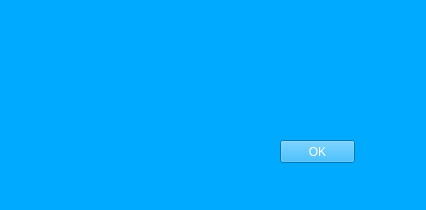
<?xml version="1.0" encoding="UTF-8"?>
<ui version="4.0">
 <class>MainWindow</class>
 <widget class="QMainWindow" name="MainWindow">
  <property name="geometry">
   <rect>
    <x>0</x>
    <y>0</y>
    <width>426</width>
    <height>210</height>
   </rect>
  </property>
  <property name="windowTitle">
   <string>MainWindow</string>
  </property>
  <property name="styleSheet">
   <string notr="true">background-color: rgb(0, 170, 255);
color: rgb(255, 255, 255);</string>
  </property>
  <widget class="QWidget" name="centralwidget">
   <widget class="QPushButton" name="ok">
    <property name="geometry">
     <rect>
      <x>280</x>
      <y>140</y>
      <width>75</width>
      <height>23</height>
     </rect>
    </property>
    <property name="text">
     <string>OK</string>
    </property>
   </widget>
   <widget class="QLabel" name="label">
    <property name="geometry">
     <rect>
      <x>130</x>
      <y>50</y>
      <width>381</width>
      <height>61</height>
     </rect>
    </property>
    <property name="text">
     <string>&lt;html&gt;&lt;head/&gt;&lt;body&gt;&lt;p align=&quot;center&quot;&gt;&lt;br/&gt;&lt;/p&gt;&lt;/body&gt;&lt;/html&gt;</string>
    </property>
   </widget>
  </widget>
 </widget>
 <resources/>
 <connections/>
</ui>
